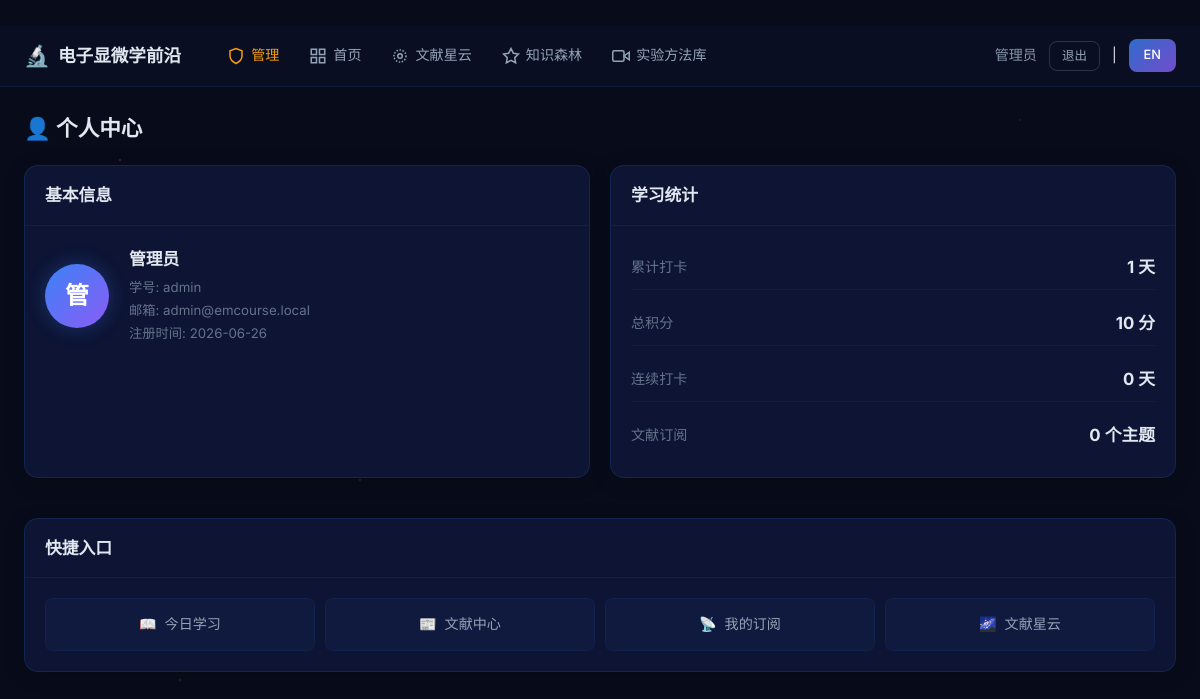
The page /profile (signed in) on the database as committed earlier.
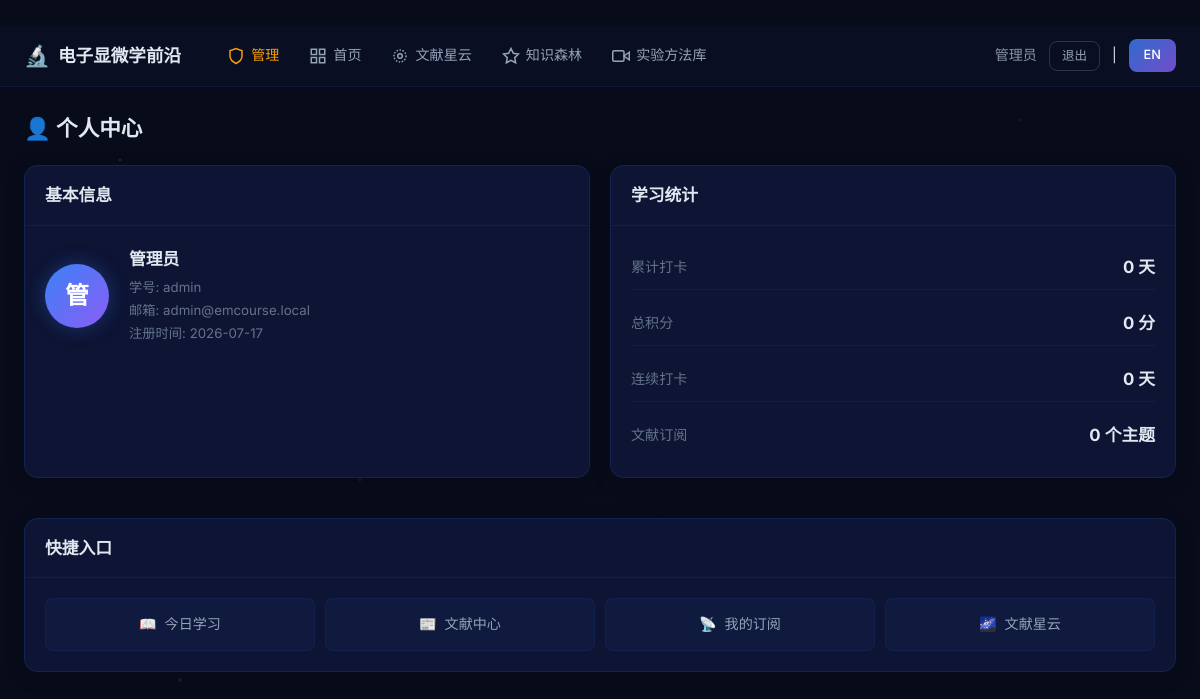
The same page on the database as committed later.
### models.py (models this page shows, shortened)
class User(UserMixin, db.Model):
    __tablename__ = "users"
    id = db.Column(db.Integer, primary_key=True)
    student_id = db.Column(db.String(20), unique=True, nullable=False, index=True)
    name = db.Column(db.String(50), nullable=False)
    email = db.Column(db.String(120), nullable=False)
    password_hash = db.Column(db.String(256), nullable=False)
    is_admin = db.Column(db.Boolean, default=False)
    registered_at = db.Column(db.DateTime, default=lambda: datetime.now(timezone.utc))
    subscriptions = db.relationship("LiteratureSubscription", backref="user", lazy="dynamic")
    checkins = db.relationship("DailyCheckin", backref="user", lazy="dynamic")
    uploads = db.relationship("UploadedLiterature", backref="uploader", lazy="dynamic")
    rewards = db.relationship("AttendanceReward", backref="user", lazy="dynamic")

### app.py (the view)
@app.route("/profile")
@login_required
def profile():
    total_checkins = DailyCheckin.query.filter_by(user_id=current_user.id).count()
    total_score = db.session.query(db.func.sum(DailyCheckin.score)).filter_by(
        user_id=current_user.id
    ).scalar() or 0
    streak = _calc_streak(current_user.id)
    subs_count = LiteratureSubscription.query.filter_by(
        user_id=current_user.id, active=True
    ).count()
    return render_template(
        "profile.html",
        total_checkins=total_checkins,
        total_score=total_score,
        streak=streak,
        subs_count=subs_count,
    )

### app.py (called while the page is built)
@login_manager.user_loader
def load_user(user_id):
    return db.session.get(User, int(user_id))

def _calc_streak(user_id):
    import datetime as dt
    today = date.today()
    streak = 0
    current = today
    while True:
        checkin = DailyCheckin.query.filter_by(
            user_id=user_id, date=current
        ).first()
        if checkin:
            streak += 1
            current -= dt.timedelta(days=1)
        else:
            break
    return streak

@app.after_request
def no_cache(response):
    if 'text/html' in response.content_type:
        response.headers['Cache-Control'] = 'no-store, no-cache, must-revalidate, max-age=0'
        response.headers['Pragma'] = 'no-cache'
        response.headers['Expires'] = '0'
    return response

@app.context_processor
def inject_globals():
    lang = flask_session.get('lang', 'zh')
    return dict(lang=lang, _=_)

def _(zh_text, en_text=''):
    lang = flask_session.get('lang', 'zh')
    if lang == 'en' and en_text:
        return en_text
    return zh_text

### templates/profile.html (shortened to what this page needs)
{% extends "base.html" %}
{% block content %}
<div class="profile-page">
    <div class="page-header">
        <h1>👤 个人中心</h1>
    </div>
    <div class="profile-grid">
        <div class="card">
            <div class="card-header">
                <h2>基本信息</h2>
            </div>
            <div class="card-body">
                <div class="profile-info">
                    <div class="profile-avatar">{{ current_user.name[0] }}</div>
                    <div class="profile-details">
                        <h3>{{ current_user.name }}</h3>
                        <p>学号: {{ current_user.student_id }}</p>
                        <p>邮箱: {{ current_user.email }}</p>
                        <p>注册时间: {{ current_user.registered_at.strftime('%Y-%m-%d') }}</p>
                    </div>
                </div>
            </div>
        </div>
        <div class="card">
            <div class="card-header">
                <h2>学习统计</h2>
            </div>
            <div class="card-body">
                <div class="stats-vertical">
                    <div class="stat-row">
                        <span class="stat-label">累计打卡</span>
                        <span class="stat-value">{{ total_checkins }} 天</span>
                    </div>
                    <div class="stat-row">
                        <span class="stat-label">总积分</span>
                        <span class="stat-value">{{ total_score }} 分</span>
                    </div>
                    <div class="stat-row">
                        <span class="stat-label">连续打卡</span>
                        <span class="stat-value">{{ streak }} 天</span>
                    </div>
                    <div class="stat-row">
                        <span class="stat-label">文献订阅</span>
                        <span class="stat-value">{{ subs_count }} 个主题</span>
                    </div>
                </div>
            </div>
        </div>
    </div>
    <div class="card">
        <div class="card-header">
            <h2>快捷入口</h2>
        </div>
        <div class="card-body">
            <div class="quick-links">
                <a href="{{ url_for('study') }}" class="quick-link">
                    <span>📖</span> 今日学习
                </a>
                <a href="{{ url_for('literature') }}" class="quick-link">
                    <span>📰</span> 文献中心
                </a>
                <a href="{{ url_for('my_subscriptions') }}" class="quick-link">
                    <span>📡</span> 我的订阅
                </a>
                <a href="{{ url_for('nebula') }}" class="quick-link">
                    <span>🌌</span> 文献星云
                </a>
            </div>
        </div>
    </div>
</div>
{% endblock %}

### templates/base.html (shortened to what this page needs)
﻿<!DOCTYPE html>
<html lang="zh-CN">
<head>
    <link rel="stylesheet" href="{{ url_for('static', filename='css/style.css') }}">
</head>
<body>
    <nav class="navbar">
        <div class="nav-inner">
            <a href="{{ url_for('index') }}" class="nav-brand">
                <span class="brand-icon">🔬</span>
                <span class="brand-text">{{ _('电子显微学前沿', 'EM Course') }}</span>
            </a>
            {% if current_user.is_authenticated %}
            <div class="nav-links">
                {% if current_user.is_admin %}
                <a href="{{ url_for("admin_dashboard") }}" class="nav-link admin-link {% if request.endpoint and "admin" in request.endpoint %}active{% endif %}">
                    <svg width="18" height="18" viewBox="0 0 24 24" fill="none" stroke="currentColor" stroke-width="2"><path d="M12 22s8-4 8-10V5l-8-3-8 3v7c0 6 8 10 8 10z"/></svg>
                    {{ _("管理", "Admin") }}
                </a>
                {% endif %}
                <a href="{{ url_for("dashboard") }}" class="nav-link {% if request.endpoint == "dashboard" %}active{% endif %}">
                    <svg width="18" height="18" viewBox="0 0 24 24" fill="none" stroke="currentColor" stroke-width="2"><rect x="3" y="3" width="7" height="7"/><rect x="14" y="3" width="7" height="7"/><rect x="14" y="14" width="7" height="7"/><rect x="3" y="14" width="7" height="7"/></svg>
                    {{ _("首页", "Home") }}
                </a>
                <a href="{{ url_for("literature_hub") }}" class="nav-link {% if request.endpoint == "literature_hub" %}active{% endif %}">
                    <svg width="18" height="18" viewBox="0 0 24 24" fill="none" stroke="currentColor" stroke-width="2"><circle cx="12" cy="12" r="3"/><circle cx="12" cy="12" r="8" stroke-dasharray="2 2"/></svg>
                    {{ _("文献星云", "Nebula") }}
                </a>
                <a href="{{ url_for("knowledge_forest") }}" class="nav-link {% if request.endpoint == "knowledge_forest" %}active{% endif %}">
                    <svg width="18" height="18" viewBox="0 0 24 24" fill="none" stroke="currentColor" stroke-width="2"><path d="M12 2L15.09 8.26L22 9.27L17 14.14L18.18 21.02L12 17.77L5.82 21.02L7 14.14L2 9.27L8.91 8.26L12 2z"/></svg>
                    {{ _("知识森林", "Forest") }}
                </a>
                <a href="{{ url_for("experiments_page") }}" class="nav-link {% if request.endpoint == "experiments_page" %}active{% endif %}">
                    <svg width="18" height="18" viewBox="0 0 24 24" fill="none" stroke="currentColor" stroke-width="2"><polygon points="23 7 16 12 23 17 23 7"/><rect x="1" y="5" width="15" height="14" rx="2" ry="2"/></svg>
                    {{ _("实验方法库", "Experiments") }}
                </a>
            </div>
            <div class="nav-user"><div class="nav-user">
                <span class="user-name">{{ current_user.name }}</span>
                <a href="{{ url_for('logout') }}" class="btn btn-sm btn-outline">{{ _('退出', 'Logout') }}</a>
                <span class="lang-spacer">|</span>
                <a href="{{ url_for("set_lang", lang_code="en" if lang=="zh" else "zh", next=request.path) }}" class="btn btn-sm lang-toggle">{{ "EN" if lang=="zh" else "中文" }}</a>
            </div>
            {% endif %}
        </div>
    </nav>
    <main class="main-content">
        {% block content %}{% endblock %}
    </main>
</body>
</html>

Rows that differ between the two databases and show on the page:
changed User "管理员": registered_at "2026-06-26" → "2026-07-17"
Other text that changed with them:
{{ total_checkins }}: "1" → "0"
{{ total_score }}: "10" → "0"
